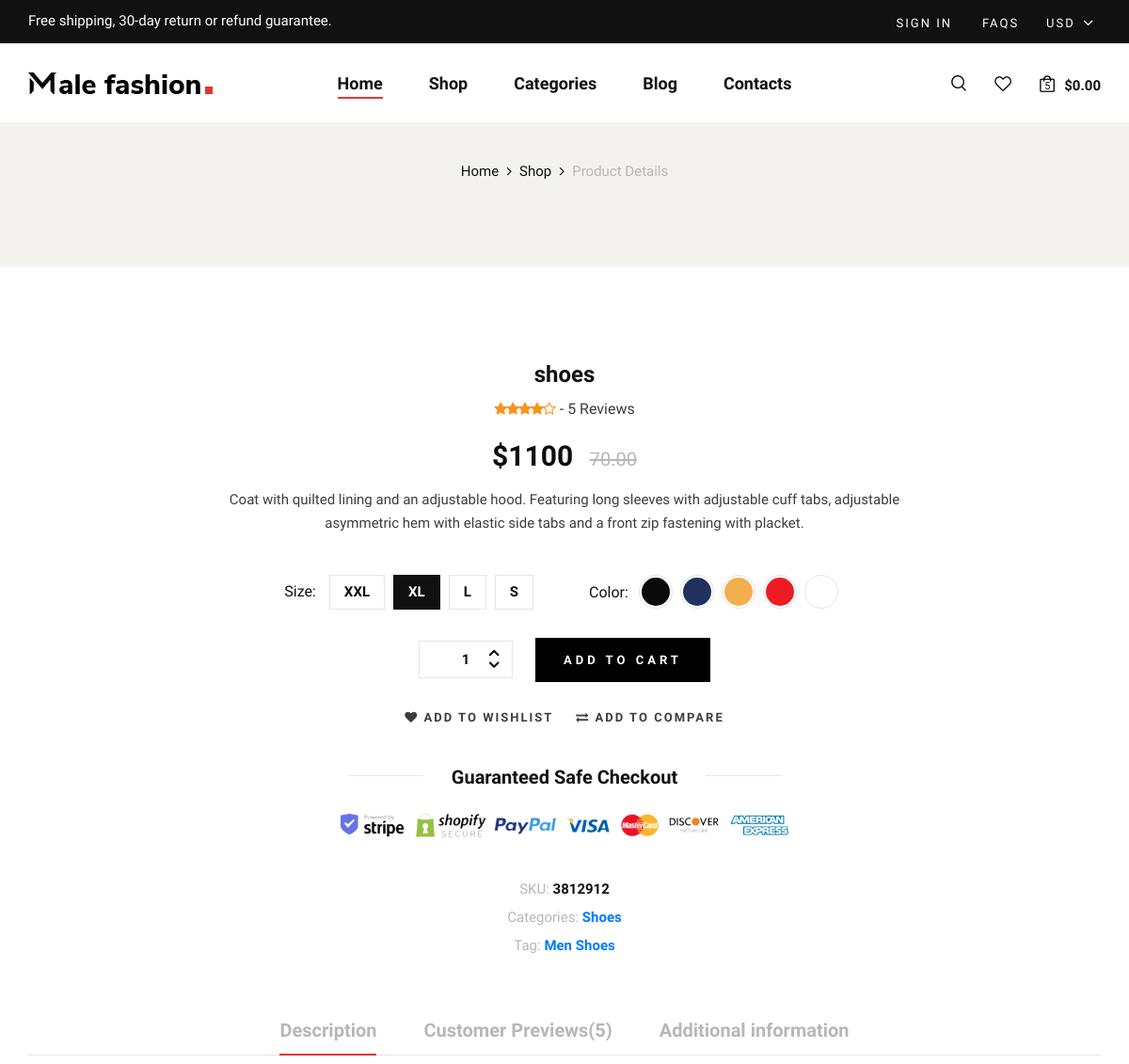
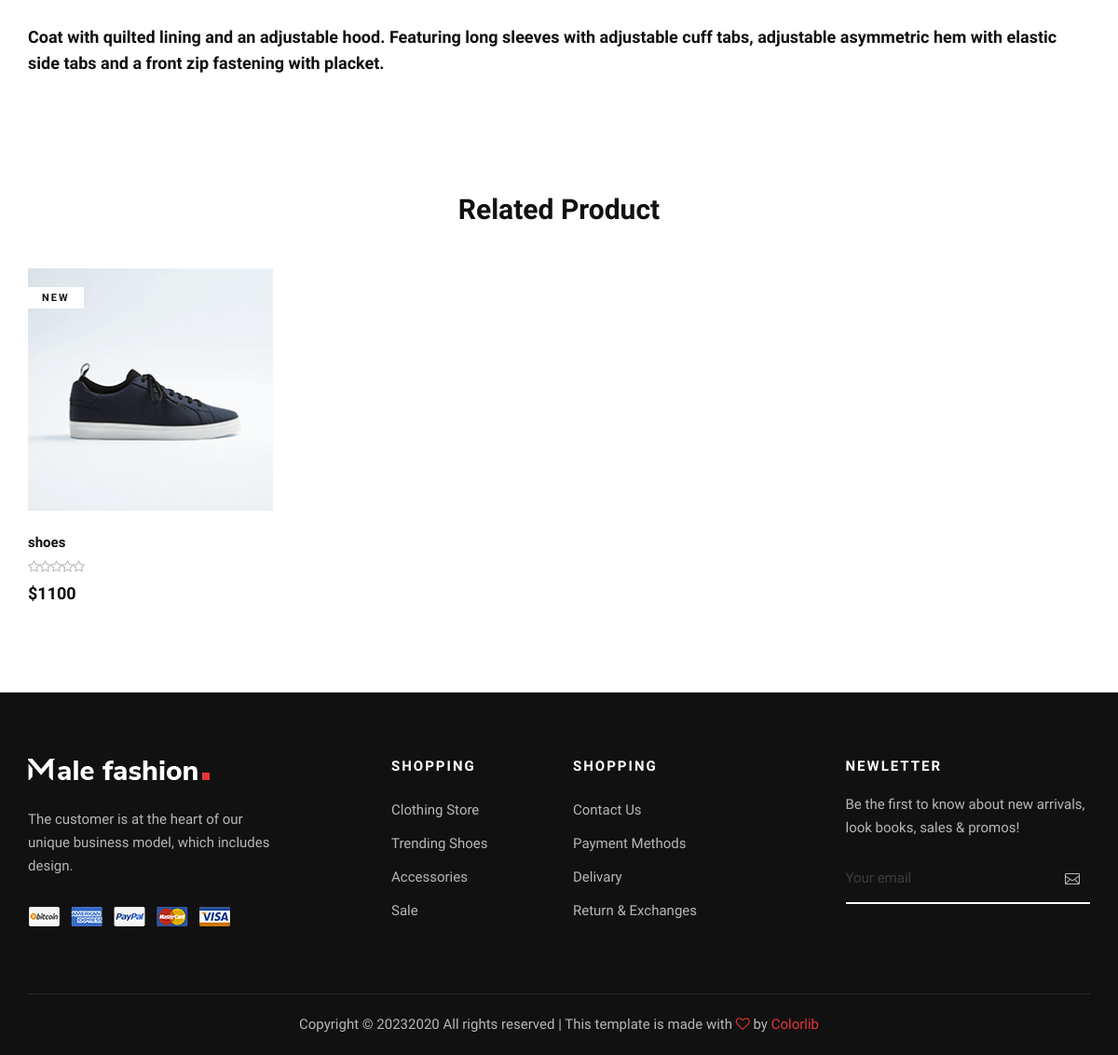
Before: /store/category/shoes/shoes/ with the older database file (2 pictures, top to bottom).
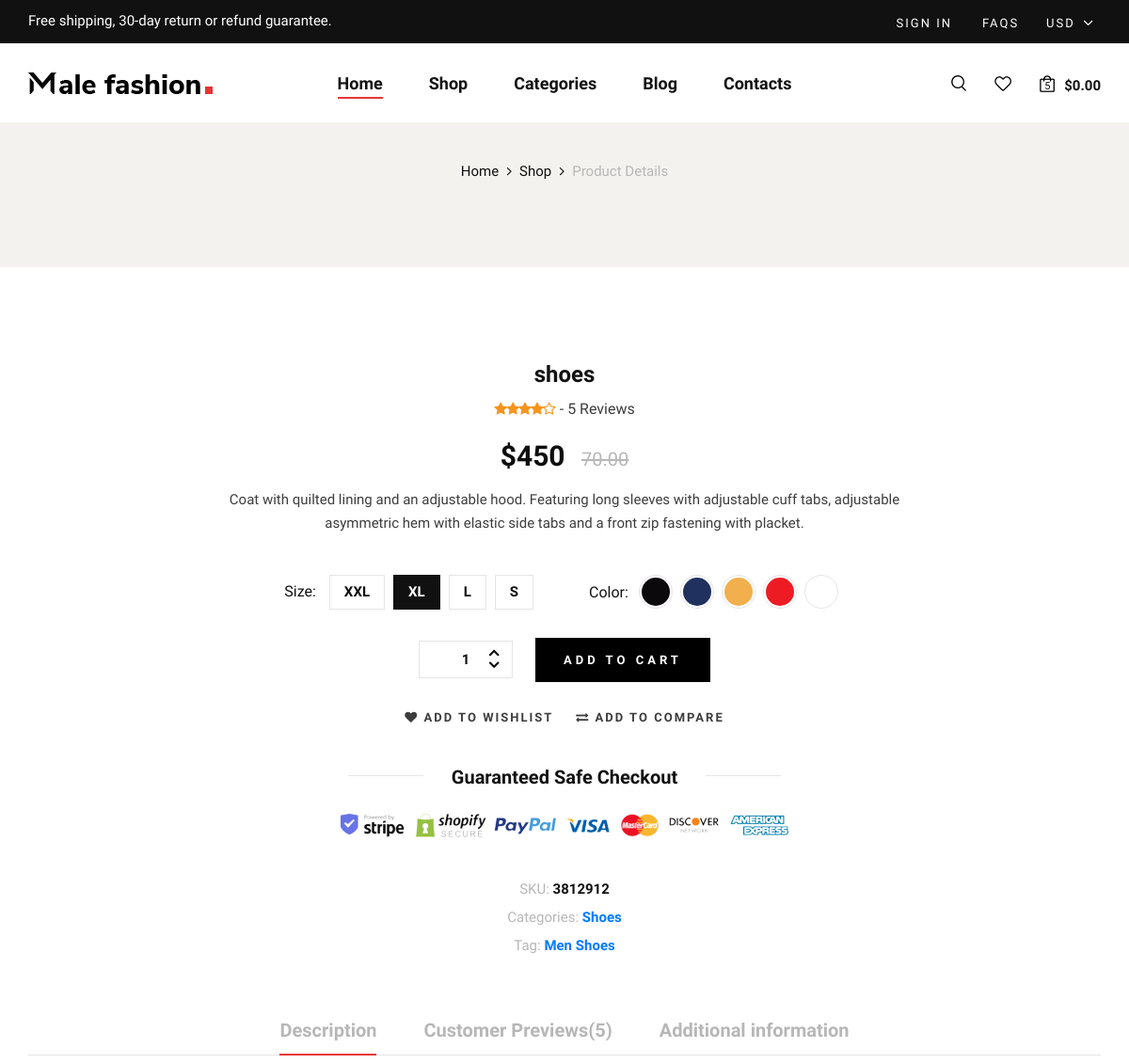
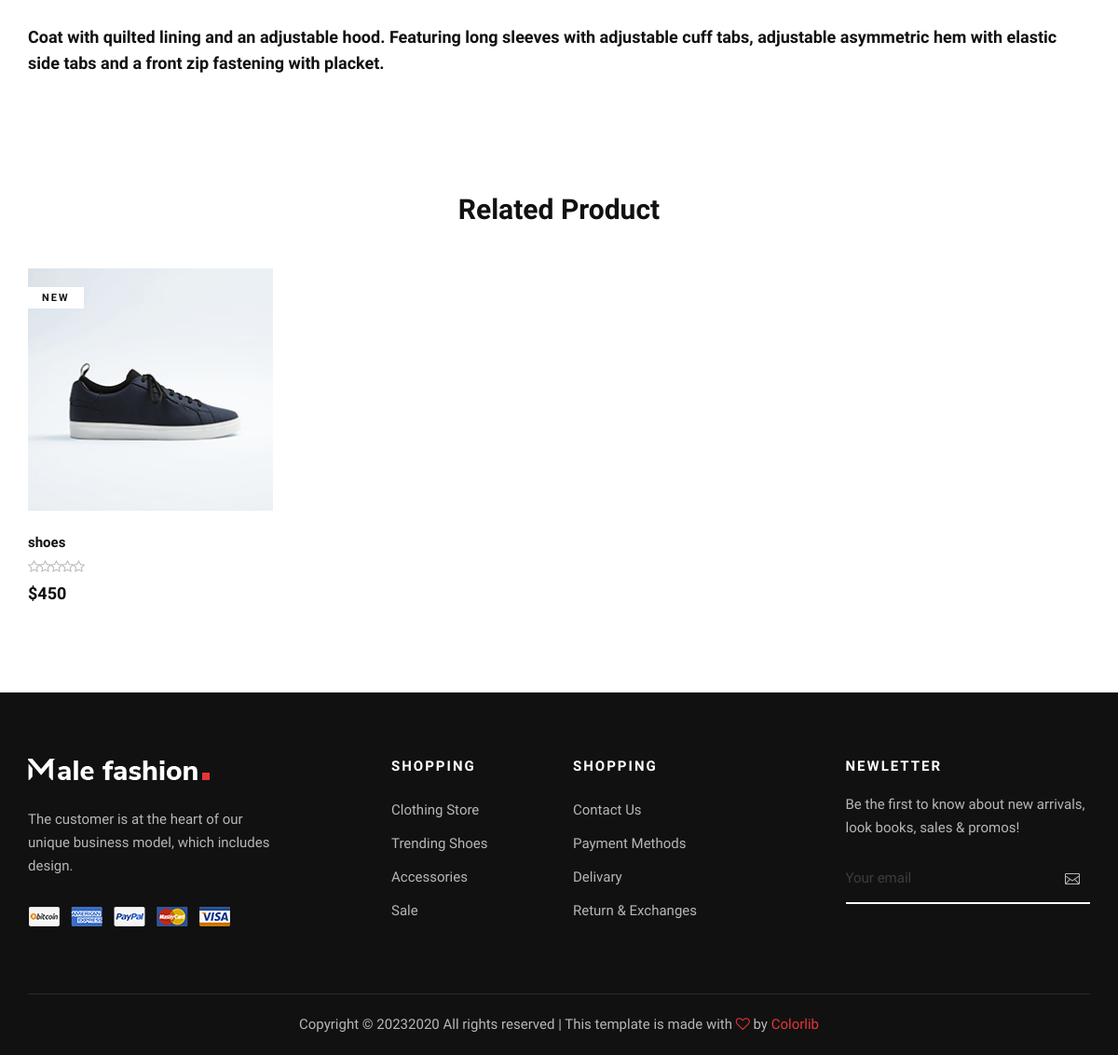
After: the same page with the newer database file (2 pictures, top to bottom).
### store/models.py (models this page shows)
class Product(models.Model):
    name = models.CharField( max_length=50 , unique=True)
    slug = models.SlugField(max_length=50 , unique=True)
    description = models.TextField( max_length=2000 , blank=True)
    products_infomation = models.TextField(max_length=10000 ,  blank=True)
    material_used = models.TextField(max_length=10000 ,  blank=True)
    image = models.ImageField( upload_to='product_img')
    price = models.IntegerField()
    discount = models.IntegerField(default=0)
    stock = models.IntegerField()
    is_available = models.BooleanField(default=True)
    tags = TaggableManager()
    category = models.ForeignKey("category.Category",related_name=("product"), verbose_name=("category product"), on_delete=models.CASCADE)
    created_at = models.DateTimeField(auto_now_add=True)
    modified_date = models.DateField( auto_now=True)
    def get_absolute_url(self):
        return reverse("product_detail", args=[self.category.slug ,self.slug])
    def __str__(self):
        return self.name

### category/models.py (models this page shows)
class Category(models.Model):
    category_name = models.CharField(unique=True, max_length=50)
    slug = models.SlugField(unique=True, max_length=100)
    image = models.ImageField( upload_to='cat_img' , blank=True)
    clas = models.CharField(max_length=50 ,blank=True ,null=True)
    description = models.TextField(max_length=10000,blank=True ,null=True)
    class Meta:
        verbose_name = 'category'
        verbose_name_plural = 'categories'
    def get_url(self):
        return reverse('product_by_category',args=[self.slug])
    def __str__(self):
        return str(self.category_name)

### store/views.py (the view)
# urls.py: path('category/<slug:category_slug>/<slug:product_slug>/',views.product_detail ,name='product_detail'),
def product_detail(request , category_slug , product_slug):
    try:
        single_product = Product.objects.get(category__slug=category_slug, slug=product_slug)
        related = Product.objects.filter(category=single_product.category)
    except Exception as e:
        raise e
    context = {
        'single_product': single_product,
        'related':related,
    }
    return render(request , 'product/product_detail.html', context)

### category/category_context.py (called while the page is built)
def menu_links(request):
    links = Category.objects.all().annotate(products_count=Count('product'))[:10]
    return dict(links=links)

### store/templates/product/product_detail.html (shortened to what this page needs)
{% extends "base.html" %}
{% load static %}
{% block content %}
<section class="shop-details">
    <div class="product__details__pic">
        <div class="container">
            <div class="row">
                <div class="col-lg-12">
                    <div class="product__details__breadcrumb">
                        <a href="/">Home</a>
                        <a href="{% url 'store'%}">Shop</a>
                        <span>Product Details</span>
                    </div>
                </div>
            </div>
        </div>
    </div>
    <div class="product__details__content">
        <div class="container">
            <div class="row d-flex justify-content-center">
                <div class="col-lg-8">
                    <div class="product__details__text">
                        <h4>{{single_product.name}}</h4>
                        <div class="rating">
                            <i class="fa fa-star"></i>
                            <i class="fa fa-star"></i>
                            <i class="fa fa-star"></i>
                            <i class="fa fa-star"></i>
                            <i class="fa fa-star-o"></i>
                            <span> - 5 Reviews</span>
                        </div>
                        <h3>${{single_product.price}} <span>70.00</span></h3>
                        <p>{{single_product.description}}</p>
                        <div class="product__details__option">
                            <div class="product__details__option__size">
                                <span>Size:</span>
                                <label for="xxl">xxl
                                </label>
                                <label class="active" for="xl">xl
                                </label>
                                <label for="l">l
                                </label>
                                <label for="sm">s
                                </label>
                            </div>
                            <div class="product__details__option__color">
                                <span>Color:</span>
                                <label class="c-1" for="sp-1">
                                </label>
                                <label class="c-2" for="sp-2">
                                </label>
                                <label class="c-3" for="sp-3">
                                </label>
                                <label class="c-4" for="sp-4">
                                </label>
                                <label class="c-9" for="sp-9">
                                </label>
                            </div>
                        </div>
                        <div class="product__details__cart__option">
                            <div class="quantity">
                                <div class="pro-qty">
                                    <input type="text" value="1">
                                </div>
                            </div>
                            <a href="{% url 'add_cart' single_product.id %}" class="primary-btn">add to cart</a>
                        </div>
                        <div class="product__details__btns__option">
                            <a href="#"><i class="fa fa-heart"></i> add to wishlist</a>
                            <a href="#"><i class="fa fa-exchange"></i> Add To Compare</a>
                        </div>
                        <div class="product__details__last__option">
                            <h5><span>Guaranteed Safe Checkout</span></h5>
                            <img src="img/shop-details/details-payment.png" alt="">
                            <ul>
                                <li><span>SKU:</span> 3812912</li>
                                <li><span>Categories:</span><a href="{{single_product.category.get_url}}"> {{single_product.category}} </a></li>
                                {% if single_product.tags.all %}
                                <li><span>Tag:</span> {% for tag in single_product.tags.all %}<a href="{% url 'product_by_tags' tag %}">{{tag}}</a> {% endfor %}</li>
                                {% endif %}
                            </ul>
                        </div>
                    </div>
                </div>
            </div>
            <div class="row">
                <div class="col-lg-12">
                    <div class="product__details__tab">
                        <ul class="nav nav-tabs" role="tablist">
                            <li class="nav-item">
                                <a class="nav-link active" data-toggle="tab" href="#tabs-5" role="tab">Description</a>
                            </li>
                            <li class="nav-item">
                                <a class="nav-link" data-toggle="tab" href="#tabs-6" role="tab">Customer
                                    Previews(5)</a>
                            </li>
                            <li class="nav-item">
                                <a class="nav-link" data-toggle="tab" href="#tabs-7" role="tab">Additional
                                    information</a>
                            </li>
                        </ul>
                        <div class="tab-content">
                            <div class="tab-pane active" id="tabs-5" role="tabpanel">
                                <div class="product__details__tab__content">
                                    <p class="note">{{single_product.description}}</p>
                                </div>
                            </div>
                        </div>
                    </div>
                </div>
            </div>
        </div>
    </div>
</section>
<section class="related spad">
    <div class="container">
        <div class="row">
            <div class="col-lg-12">
                <h3 class="related-title">Related Product</h3>
            </div>
        </div>
        <div class="row">
            {% for product in related %}
            <div class="col-lg-3 col-md-6 col-sm-6 col-sm-6">
                <div class="product__item">
                    <div class="product__item__pic set-bg" data-setbg="{{product.image.url}}">
                        <span class="label">New</span>
                    </div>
                    <div class="product__item__text">
                        <h6>{{product}}</h6>
                        <div class="rating">
                            <i class="fa fa-star-o"></i>
                            <i class="fa fa-star-o"></i>
                            <i class="fa fa-star-o"></i>
                            <i class="fa fa-star-o"></i>
                            <i class="fa fa-star-o"></i>
                        </div>
                        <h5>${{product.price}}</h5>
                    </div>
                </div>
            </div>
            {% endfor %}
        </div>
    </div>
</section>
{% endblock content %}

### templates/base.html (shortened to what this page needs)
{% load static %}
<!DOCTYPE html>
<html lang="zxx">
<head>
    <link rel="stylesheet" href="{% static 'css/bootstrap.min.css'%}" type="text/css">
    <link rel="stylesheet" href="{% static 'css/font-awesome.min.css'%}" type="text/css">
    <link rel="stylesheet" href="{% static 'css/elegant-icons.css'%}" type="text/css">
    <link rel="stylesheet" href="{% static 'css/magnific-popup.css'%}" type="text/css">
    <link rel="stylesheet" href="{% static 'css/nice-select.css'%}" type="text/css">
    <link rel="stylesheet" href="{% static 'css/owl.carousel.min.css'%}" type="text/css">
    <link rel="stylesheet" href="{% static 'css/slicknav.min.css'%}" type="text/css">
    <link rel="stylesheet" href="{% static 'css/style.css'%}" type="text/css">
</head>
<body>
    <header class="header">
        <div class="header__top">
            <div class="container">
                <div class="row">
                    <div class="col-lg-6 col-md-7">
                        <div class="header__top__left">
                            <p>Free shipping, 30-day return or refund guarantee.</p>
                        </div>
                    </div>
                    <div class="col-lg-6 col-md-5">
                        <div class="header__top__right">
                            <div class="header__top__links">
                                <a href="#">Sign in</a>
                                <a href="#">FAQs</a>
                            </div>
                            <div class="header__top__hover">
                                <span>Usd <i class="arrow_carrot-down"></i></span>
                            </div>
                        </div>
                    </div>
                </div>
            </div>
        </div>
        <div class="container">
            <div class="row">
                <div class="col-lg-3 col-md-3">
                    <div class="header__logo">
                        <a href="/"><img src="{% static 'img/logo.png'%}" alt=""></a>
                    </div>
                </div>
                <div class="col-lg-6 col-md-6">
                    <nav class="header__menu mobile-menu">
                        <ul>
                            <li class="active"><a href="/">Home</a></li>
                            <li><a href="{% url 'store'%}">Shop</a></li>
                            <li><a href="#">Categories</a>
                            </li>
                            <li><a href="./blog.html">Blog</a></li>
                            <li><a href="./contact.html">Contacts</a></li>
                        </ul>
                    </nav>
                </div>
                <div class="col-lg-3 col-md-3">
                    <div class="header__nav__option">
                        <a href="{% url 'search' %}" class="search-switch"><img src="{% static 'img/icon/search.png'%}" alt=""></a>
                        <a href="#"><img src="{% static 'img/icon/heart.png'%}" alt=""></a>
                        <a href="{% url 'cart' %}"><img src="{% static 'img/icon/cart.png'%}" alt=""> <span>5</span></a>
                        <div class="price">$0.00</div>
                    </div>
                </div>
            </div>
        </div>
    </header>
    {% block content %}
    {% endblock content %}
    <footer class="footer">
        <div class="container">
            <div class="row">
                <div class="col-lg-3 col-md-6 col-sm-6">
                    <div class="footer__about">
                        <div class="footer__logo">
                            <a href="/"><img src="{% static 'img/footer-logo.png'%}" alt=""></a>
                        </div>
                        <p>The customer is at the heart of our unique business model, which includes design.</p>
                        <a href="#"><img src="{% static 'img/payment.png'%}" alt=""></a>
                    </div>
                </div>
                <div class="col-lg-2 offset-lg-1 col-md-3 col-sm-6">
                    <div class="footer__widget">
                        <h6>Shopping</h6>
                        <ul>
                            <li><a href="#">Clothing Store</a></li>
                            <li><a href="#">Trending Shoes</a></li>
                            <li><a href="#">Accessories</a></li>
                            <li><a href="#">Sale</a></li>
                        </ul>
                    </div>
                </div>
                <div class="col-lg-2 col-md-3 col-sm-6">
                    <div class="footer__widget">
                        <h6>Shopping</h6>
                        <ul>
                            <li><a href="#">Contact Us</a></li>
                            <li><a href="#">Payment Methods</a></li>
                            <li><a href="#">Delivary</a></li>
                            <li><a href="#">Return & Exchanges</a></li>
                        </ul>
                    </div>
                </div>
                <div class="col-lg-3 offset-lg-1 col-md-6 col-sm-6">
                    <div class="footer__widget">
                        <h6>NewLetter</h6>
                        <div class="footer__newslatter">
                            <p>Be the first to know about new arrivals, look books, sales & promos!</p>
                            <form action="#">
                                <input type="text" placeholder="Your email">
                                <button type="submit"><span class="icon_mail_alt"></span></button>
                            </form>
                        </div>
                    </div>
                </div>
            </div>
            <div class="row">
                <div class="col-lg-12 text-center">
                    <div class="footer__copyright__text">
                        <p>Copyright ©
                            2020
                            All rights reserved | This template is made with <i class="fa fa-heart-o"
                                aria-hidden="true"></i> by <a href="https://colorlib.com" target="_blank">Colorlib</a>
                        </p>
                    </div>
                </div>
            </div>
        </div>
    </footer>
</body>
</html>

Changed rows visible on the page:
changed Product "shoes": price "1100" → "450"
